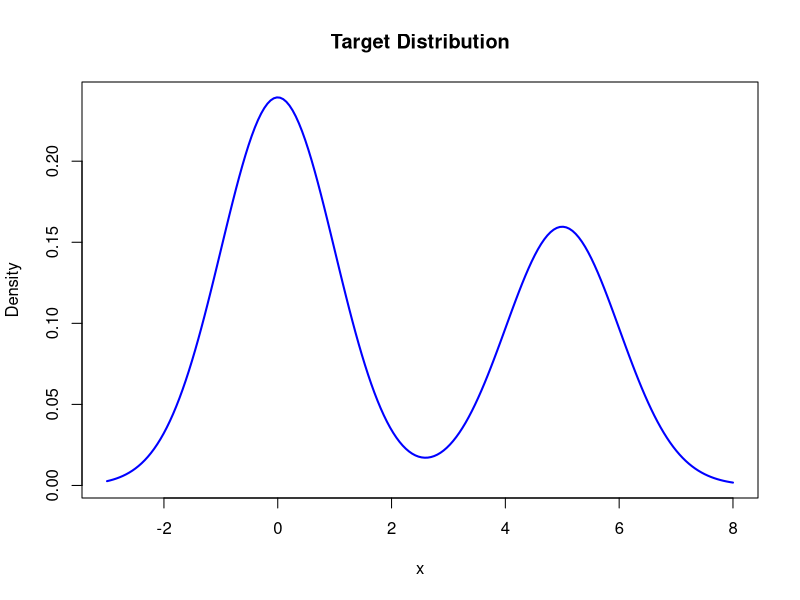
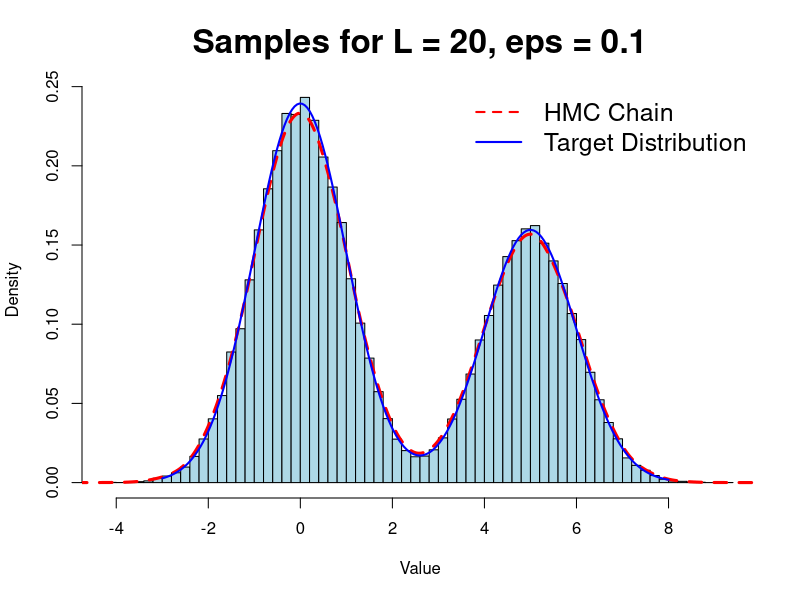
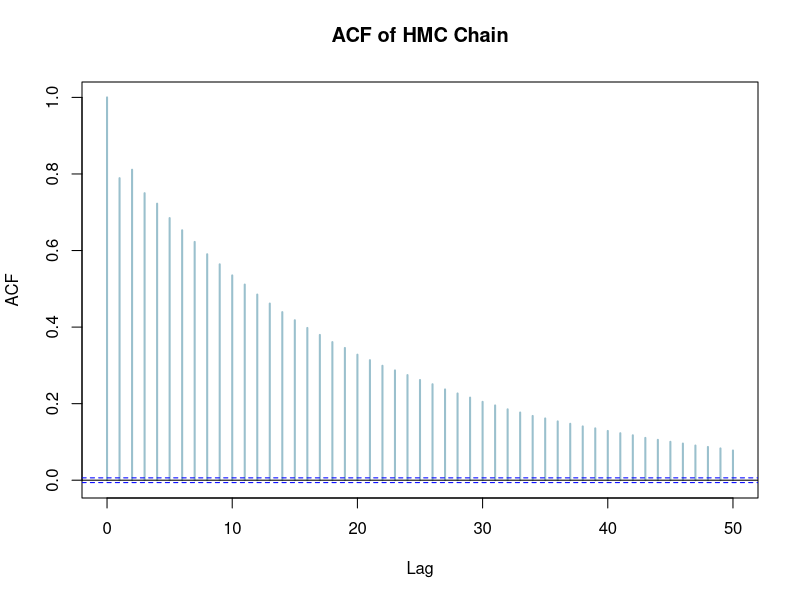
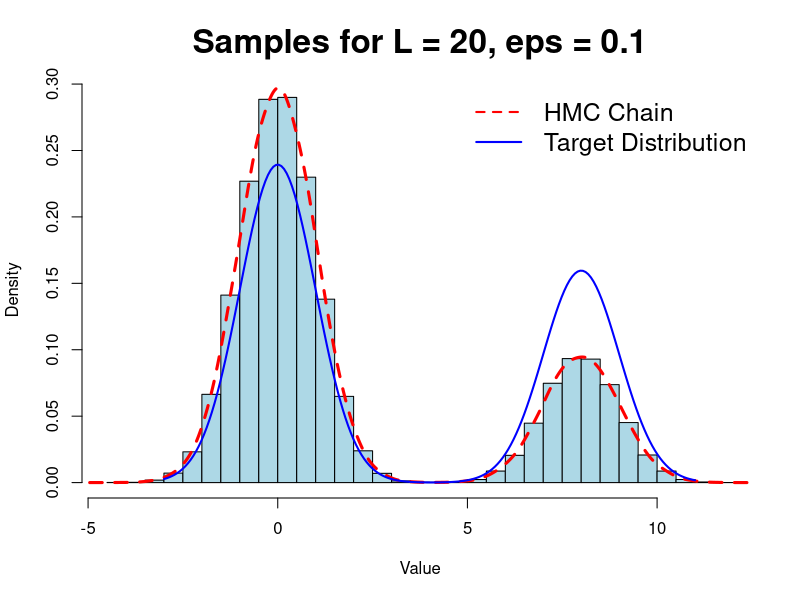
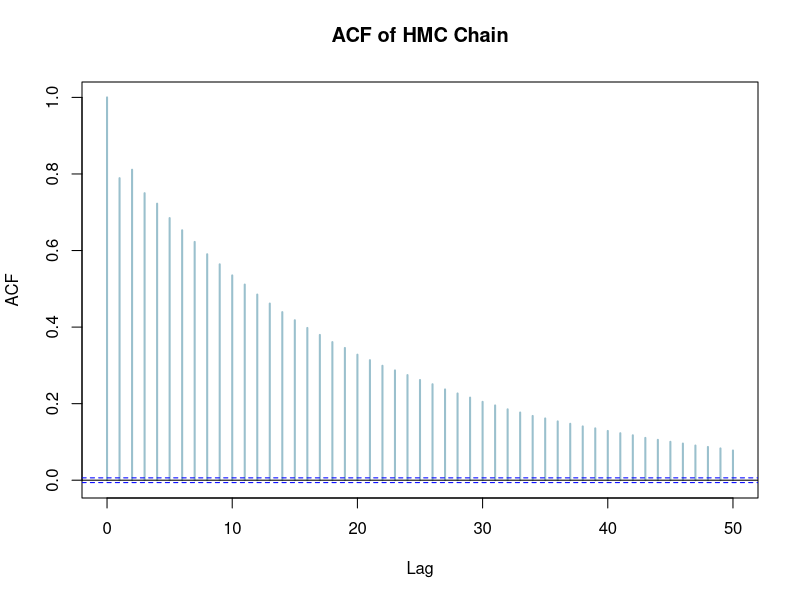
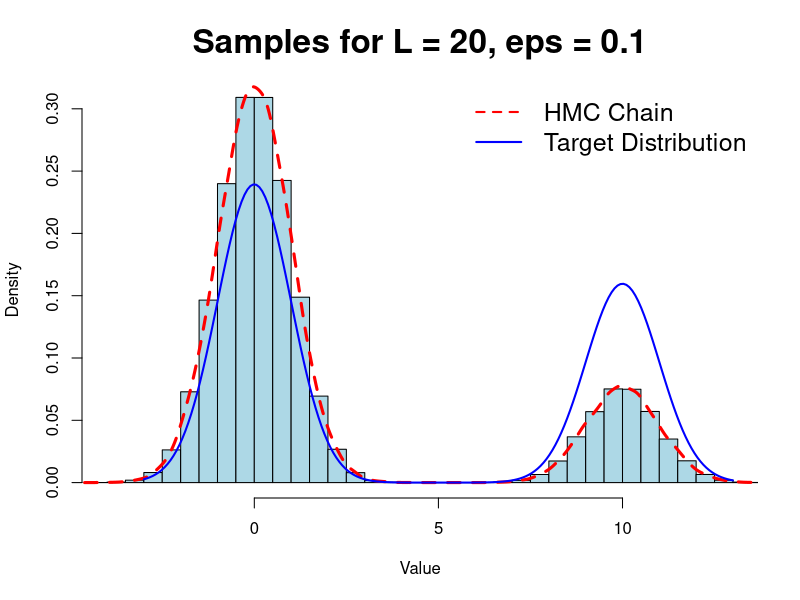
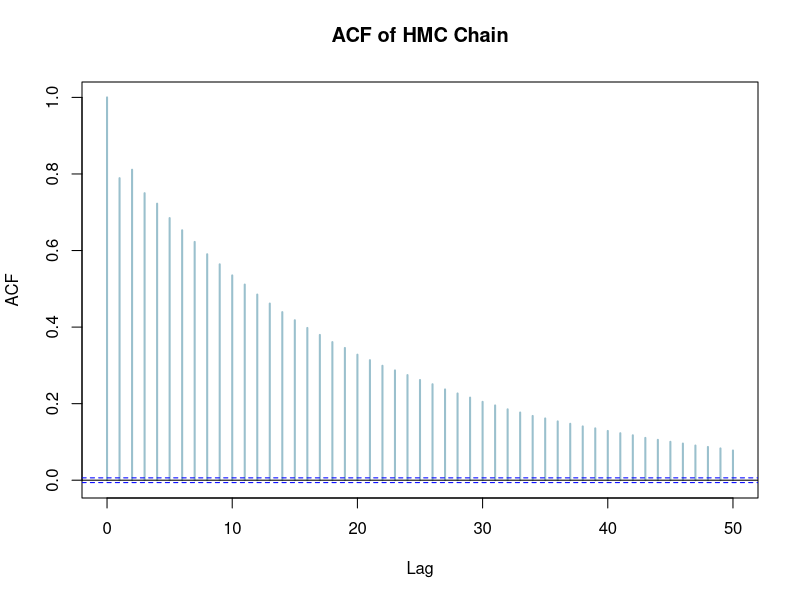
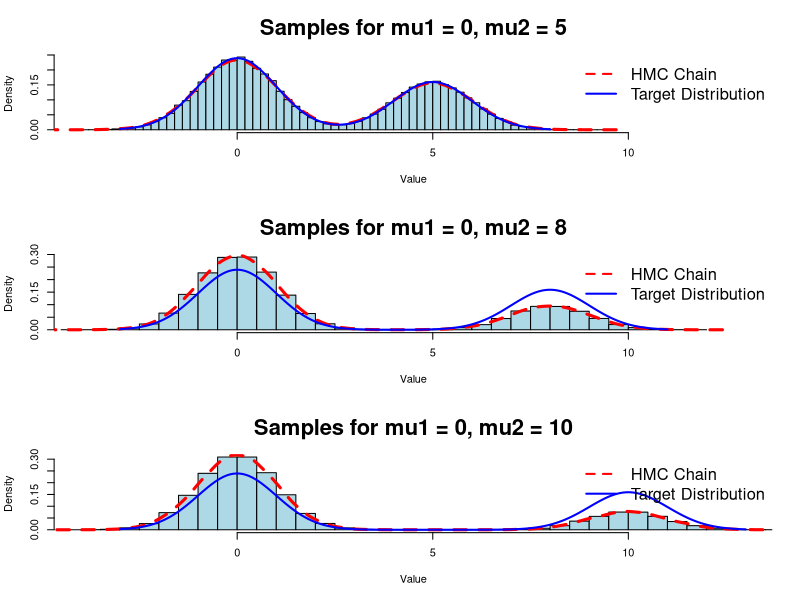

R code for these plots, in order:
####### File to illustrate experiments of the HMC algorithm

target <- function(x){
  # Simple bi-modal target
  return(
    0.6*dnorm(x, mean = 0, sd = 1) + 0.4*dnorm(x, mean = 5, sd = 1)
  )
}

log_target <- function(x){
  # Log of the target
  return(log(target(x)))
}

grad_log_target <- function(x) {
  # Components
  w1 <- 0.6
  w2 <- 0.4
  mu1 <- 0
  mu2 <- 5
  sd1 <- 1
  sd2 <- 1
  
  # Densities
  d1 <- dnorm(x, mean = mu1, sd = sd1)
  d2 <- dnorm(x, mean = mu2, sd = sd2)
  
  # Derivatives of each component
  d1_prime <- - (x - mu1) / (sd1^2) * d1
  d2_prime <- - (x - mu2) / (sd2^2) * d2
  
  # Mixture density
  pi_x <- w1 * d1 + w2 * d2
  pi_prime_x <- w1 * d1_prime + w2 * d2_prime
  
  # Gradient of log-density
  return(pi_prime_x / pi_x)
}


## Visualising target
x <- seq(-3, 8, length.out = 200)
y <- target(x)
plot(x, y, type = "l", lwd = 2, col = "blue", 
     main = "Target Distribution", xlab = "x", ylab = "Density")

HMC_Sampler <- function(L = 10, eps = .1, n = 1e3){
  qt <- numeric(n)
  qt[1] <- 0 # Some starting value
  accept <- 1
  
  # vectorizing this outside to save time
  momentums <- rnorm(n)
  for(k in 2:n)
  {
    # new momentum
    p <- momentums[k]
    q_prop <- qt[k-1]
    
    # one half-Euler step
    p_prop <- p + eps/2 * grad_log_target(q_prop)
    for(l in 1:L) 
    {
      q_prop <- q_prop + eps * p_prop
      if(l != L) p_prop <- p_prop + eps*grad_log_target(q_prop)
    }
    # one last half-Euler step
    p_prop <- p_prop + eps/2 * grad_log_target(q_prop)
    
    # Accept-reject
    energy_prop <- -log_target(q_prop) + (p_prop**2)/2
    energy_pre <- -log_target(qt[k-1]) + (momentums[k]**2)/2
    log.ratio <- -(energy_prop  - energy_pre)
    
    if(log(runif(1)) < log.ratio)
    {
      qt[k] <- q_prop
      accept <- accept + 1
    } else{
      qt[k] <- qt[k-1]
    }
  }
  print(paste("Acceptance = ", accept/n))
  return(qt)
}

chain <- HMC_Sampler(L = 20, eps = .1, n = 1e5)

par(mfrow = c(1, 1))
hist(chain, breaks = 50, probability = TRUE,
     main = "Samples for L = 20, eps = 0.1", xlab = "Value", ylab = "Density",
     col = "lightblue", border = "black",
     cex.main = 2)
lines(density(chain), col = "red", lwd = 3, lt = 2) # Overlay density estimate
x <- seq(-3, 8, length.out = 200)
y <- target(x)
lines(x, y, col = "blue", lwd = 2) # Overlay target distribution     
legend("topright", legend = c("HMC Chain", "Target Distribution"), 
       col = c("red", "blue"), lwd = 2, lty = c(2,1), bty = "n",
       cex = 1.5)

acf(chain, lag.max = 50, main = "ACF of HMC Chain", cex.main = 2,
    col = "lightblue3", lwd = 2)

###############################################################################

## Changing the means to 0 and 8
target <- function(x){
  # Simple bi-modal target
  return(
    0.6*dnorm(x, mean = 0, sd = 1) + 0.4*dnorm(x, mean = 8, sd = 1)
  )
}

grad_log_target <- function(x) {
  # Components
  w1 <- 0.6
  w2 <- 0.4
  mu1 <- 0
  mu2 <- 8
  sd1 <- 1
  sd2 <- 1
  
  # Densities
  d1 <- dnorm(x, mean = mu1, sd = sd1)
  d2 <- dnorm(x, mean = mu2, sd = sd2)
  
  # Derivatives of each component
  d1_prime <- - (x - mu1) / (sd1^2) * d1
  d2_prime <- - (x - mu2) / (sd2^2) * d2
  
  # Mixture density
  pi_x <- w1 * d1 + w2 * d2
  pi_prime_x <- w1 * d1_prime + w2 * d2_prime
  
  # Gradient of log-density
  return(pi_prime_x / pi_x)
}

chain2 <- HMC_Sampler(L = 20, eps = .1, n = 1e5)

par(mfrow = c(1, 1))
hist(chain2, breaks = 50, probability = TRUE,
     main = "Samples for L = 20, eps = 0.1", xlab = "Value", ylab = "Density",
     col = "lightblue", border = "black",
     cex.main = 2)
lines(density(chain2), col = "red", lwd = 3, lt = 2) # Overlay density estimate
x2 <- seq(-3, 11, length.out = 200)
y2 <- target(x2)
lines(x2, y2, col = "blue", lwd = 2) # Overlay target distribution     
legend("topright", legend = c("HMC Chain", "Target Distribution"), 
       col = c("red", "blue"), lwd = 2, lty = c(2,1), bty = "n",
       cex = 1.5)

acf(chain, lag.max = 50, main = "ACF of HMC Chain", cex.main = 2,
    col = "lightblue3", lwd = 2)

###############################################################################

## Changing the means to 0 and 10
target <- function(x){
  # Simple bi-modal target
  return(
    0.6*dnorm(x, mean = 0, sd = 1) + 0.4*dnorm(x, mean = 10, sd = 1)
  )
}

grad_log_target <- function(x) {
  # Components
  w1 <- 0.6
  w2 <- 0.4
  mu1 <- 0
  mu2 <- 10
  sd1 <- 1
  sd2 <- 1
  
  # Densities
  d1 <- dnorm(x, mean = mu1, sd = sd1)
  d2 <- dnorm(x, mean = mu2, sd = sd2)
  
  # Derivatives of each component
  d1_prime <- - (x - mu1) / (sd1^2) * d1
  d2_prime <- - (x - mu2) / (sd2^2) * d2
  
  # Mixture density
  pi_x <- w1 * d1 + w2 * d2
  pi_prime_x <- w1 * d1_prime + w2 * d2_prime
  
  # Gradient of log-density
  return(pi_prime_x / pi_x)
}

chain3 <- HMC_Sampler(L = 20, eps = .1, n = 1e5)

par(mfrow = c(1, 1))
hist(chain3, breaks = 50, probability = TRUE,
     main = "Samples for L = 20, eps = 0.1", xlab = "Value", ylab = "Density",
     col = "lightblue", border = "black",
     cex.main = 2,
     xlim = c(-4,13))
lines(density(chain3), col = "red", lwd = 3, lt = 2) # Overlay density estimate
x3 <- seq(-3, 13, length.out = 200)
y3 <- target(x3)
lines(x3, y3, col = "blue", lwd = 2) # Overlay target distribution     
legend("topright", legend = c("HMC Chain", "Target Distribution"), 
       col = c("red", "blue"), lwd = 2, lty = c(2,1), bty = "n",
       cex = 1.5)

acf(chain, lag.max = 50, main = "ACF of HMC Chain", cex.main = 2,
    col = "lightblue3", lwd = 2)

###############################################################################

## Comparing the 3 plots
par(mfrow = c(3, 1))
hist(chain, breaks = 50, probability = TRUE,
     main = "Samples for mu1 = 0, mu2 = 5", xlab = "Value", ylab = "Density",
     col = "lightblue", border = "black",
     cex.main = 2,
     xlim = c(-4,13))
lines(density(chain), col = "red", lwd = 3, lt = 2) # Overlay density estimate
lines(x, y, col = "blue", lwd = 2) # Overlay target distribution     
legend("topright", legend = c("HMC Chain", "Target Distribution"), 
       col = c("red", "blue"), lwd = 2, lty = c(2,1), bty = "n",
       cex = 1.5)

hist(chain2, breaks = 50, probability = TRUE,
     main = "Samples for mu1 = 0, mu2 = 8", xlab = "Value", ylab = "Density",
     col = "lightblue", border = "black",
     cex.main = 2,
     xlim = c(-4,13))
lines(density(chain2), col = "red", lwd = 3, lt = 2) # Overlay density estimate
lines(x2, y2, col = "blue", lwd = 2) # Overlay target distribution     
legend("topright", legend = c("HMC Chain", "Target Distribution"), 
       col = c("red", "blue"), lwd = 2, lty = c(2,1), bty = "n",
       cex = 1.5)

hist(chain3, breaks = 50, probability = TRUE,
     main = "Samples for mu1 = 0, mu2 = 10", xlab = "Value", ylab = "Density",
     col = "lightblue", border = "black",
     cex.main = 2,
     xlim = c(-4,13))
lines(density(chain3), col = "red", lwd = 3, lt = 2) # Overlay density estimate
lines(x3, y3, col = "blue", lwd = 2) # Overlay target distribution     
legend("topright", legend = c("HMC Chain", "Target Distribution"), 
       col = c("red", "blue"), lwd = 2, lty = c(2,1), bty = "n",
       cex = 1.5)

###############################################################################

### Visualising the engery barrier
x <- seq(-3, 13, length.out = 200)
y <- log_target(x)
par(mfrow = c(1, 1))
plot(x, -y, type = "l", lwd = 2, col = "blue", 
     main = "Potential Energy", xlab = "x", ylab = "Log-Density",
     cex.main = 2)
abline(v = 5, col = "red", lty = 2, lwd = 2)
points(0, -log_target(0), col = "gold2", pch = 19, cex = 3)
legend("topright", legend = c("Energy Barrier", "Particle"), 
       col = c("red", "gold2"), lwd = c(2,NA), lty = c(2, NA), pch = c(NA, 19),
       bty = "n", cex = 1.5)
